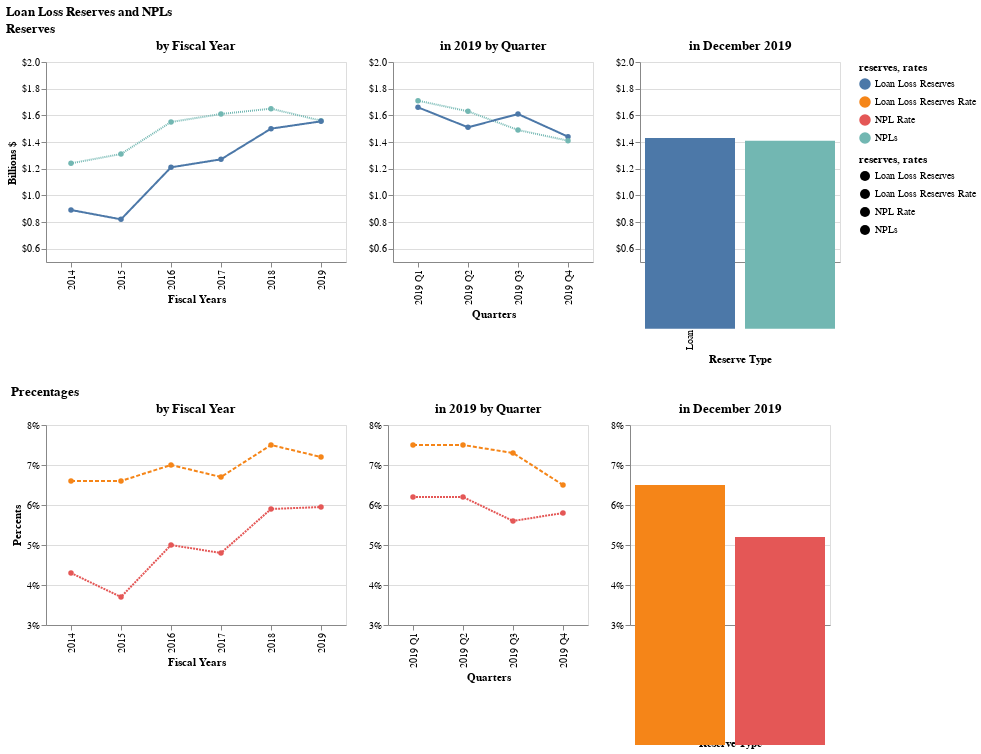

Notebook cell for this chart:
### Code cell
alt.vconcat(reserves, percents).properties(title='Loan Loss Reserves and NPLs')

### Figure 1 — Vega-Lite specification as saved in the notebook (floating-point values rounded to 4 significant figures)
{"config": {"view": {"continuousWidth": 400, "continuousHeight": 300}}, "vconcat": [{"hconcat": [{"data": {"name": "data-fba7a480629195c933412ee72df9a66d"}, "mark": {"type": "line", "point": true}, "encoding": {"color": {"type": "nominal", "field": "reserves"}, "strokeDash": {"type": "nominal", "field": "reserves"}, "x": {"type": "ordinal", "axis": {"title": "Fiscal Years"}, "field": "time"}, "y": {"type": "quantitative", "axis": {"format": "$,.1f", "title": "Billions $"}, "field": "billions", "scale": {"domain": [0.5, 2.0]}}}, "height": 200, "title": "by Fiscal Year", "width": 300}, {"data": {"name": "data-08f7b6091975fb5e5285d09d6ab23049"}, "mark": {"type": "line", "point": true}, "encoding": {"color": {"type": "nominal", "field": "reserves"}, "strokeDash": {"type": "nominal", "field": "reserves"}, "x": {"type": "ordinal", "axis": {"title": "Quarters"}, "field": "time"}, "y": {"type": "quantitative", "axis": {"format": "$,.1f", "title": ""}, "field": "billions", "scale": {"domain": [0.5, 2.0]}}}, "height": 200, "title": "in 2019 by Quarter", "width": 200}, {"data": {"name": "data-f77025d806e5e96b3da7ac3c290a85fb"}, "mark": "bar", "encoding": {"color": {"type": "nominal", "field": "reserves"}, "strokeDash": {"type": "nominal", "field": "reserves"}, "x": {"type": "nominal", "axis": {"title": "Reserve Type"}, "field": "reserves"}, "y": {"type": "quantitative", "axis": {"format": "$,.1f", "title": ""}, "field": "billions", "scale": {"domain": [0.5, 2.0]}}}, "height": 200, "title": "in December 2019", "width": 200}], "title": "Reserves"}, {"hconcat": [{"data": {"name": "data-2f96f249e4bd6fa6f74c90ad3a3a48e5"}, "mark": {"type": "line", "point": true}, "encoding": {"color": {"type": "nominal", "field": "rates"}, "strokeDash": {"type": "nominal", "field": "rates"}, "x": {"type": "ordinal", "axis": {"title": "Fiscal Years"}, "field": "time"}, "y": {"type": "quantitative", "axis": {"format": "%", "title": "Percents"}, "field": "percents", "scale": {"domain": [0.03, 0.08]}}}, "height": 200, "title": "by Fiscal Year", "width": 300}, {"data": {"name": "data-376f45256a1f5884499920e3e161eb5b"}, "mark": {"type": "line", "point": true}, "encoding": {"color": {"type": "nominal", "field": "rates"}, "strokeDash": {"type": "nominal", "field": "rates"}, "x": {"type": "ordinal", "axis": {"title": "Quarters"}, "field": "time"}, "y": {"type": "quantitative", "axis": {"format": "%", "title": ""}, "field": "percents", "scale": {"domain": [0.03, 0.08]}}}, "height": 200, "title": "in 2019 by Quarter", "width": 200}, {"data": {"name": "data-2cfdf15f64e83a25dd128d49bb4eb2a8"}, "mark": "bar", "encoding": {"color": {"type": "nominal", "field": "rates"}, "strokeDash": {"type": "nominal", "field": "rates"}, "x": {"type": "nominal", "axis": {"title": "Reserve Type"}, "field": "rates"}, "y": {"type": "quantitative", "axis": {"format": "%", "title": ""}, "field": "percents", "scale": {"domain": [0.03, 0.08]}}}, "height": 200, "title": "in December 2019", "width": 200}], "title": "Precentages"}], "title": "Loan Loss Reserves and NPLs", "$schema": "https://vega.github.io/schema/vega-lite/v4.8.1.json", "datasets": {"data-fba7a480629195c933412ee72df9a66d": [{"time": "2014", "reserves": "NPLs", "billions": 1.24, "group": "0"}, {"time": "2014", "reserves": "Loan Loss Reserves", "billions": 0.89, "group": "0"}, {"time": "2015", "reserves": "NPLs", "billions": 1.31, "group": "0"}, {"time": "2015", "reserves": "Loan Loss Reserves", "billions": 0.82, "group": "0"}, {"time": "2016", "reserves": "NPLs", "billions": 1.55, "group": "0"}, {"time": "2016", "reserves": "Loan Loss Reserves", "billions": 1.21, "group": "0"}, {"time": "2017", "reserves": "NPLs", "billions": 1.61, "group": "0"}, {"time": "2017", "reserves": "Loan Loss Reserves", "billions": 1.27, "group": "0"}, {"time": "2018", "reserves": "NPLs", "billions": 1.65, "group": "0"}, {"time": "2018", "reserves": "Loan Loss Reserves", "billions": 1.5, "group": "0"}, {"time": "2019", "reserves": "NPLs", "billions": 1.56, "group": "0"}, {"time": "2019", "reserves": "Loan Loss Reserves", "billions": 1.555, "group": "0"}], "data-08f7b6091975fb5e5285d09d6ab23049": [{"time": "2019 Q1", "reserves": "NPLs", "billions": 1.71, "group": "0"}, {"time": "2019 Q1", "reserves": "Loan Loss Reserves", "billions": 1.66, "group": "0"}, {"time": "2019 Q2", "reserves": "NPLs", "billions": 1.63, "group": "0"}, {"time": "2019 Q2", "reserves": "Loan Loss Reserves", "billions": 1.51, "group": "0"}, {"time": "2019 Q3", "reserves": "Loan Loss Reserves", "billions": 1.61, "group": "0"}, {"time": "2019 Q3", "reserves": "NPLs", "billions": 1.49, "group": "0"}, {"time": "2019 Q4", "reserves": "Loan Loss Reserves", "billions": 1.44, "group": "0"}, {"time": "2019 Q4", "reserves": "NPLs", "billions": 1.41, "group": "0"}], "data-f77025d806e5e96b3da7ac3c290a85fb": [{"time": "Dec 2019", "reserves": "NPLs", "billions": 1.41, "group": "0"}, {"time": "Dec 2019", "reserves": "Loan Loss Reserves", "billions": 1.43, "group": "0"}], "data-2f96f249e4bd6fa6f74c90ad3a3a48e5": [{"time": "2014", "rates": "Loan Loss Reserves Rate", "percents": 0.066, "group": "y"}, {"time": "2014", "rates": "NPL Rate", "percents": 0.043, "group": "y"}, {"time": "2015", "rates": "Loan Loss Reserves Rate", "percents": 0.066, "group": "y"}, {"time": "2015", "rates": "NPL Rate", "percents": 0.037, "group": "y"}, {"time": "2016", "rates": "Loan Loss Reserves Rate", "percents": 0.07, "group": "y"}, {"time": "2016", "rates": "NPL Rate", "percents": 0.05, "group": "y"}, {"time": "2017", "rates": "Loan Loss Reserves Rate", "percents": 0.067, "group": "y"}, {"time": "2017", "rates": "NPL Rate", "percents": 0.048, "group": "y"}, {"time": "2018", "rates": "Loan Loss Reserves Rate", "percents": 0.075, "group": "y"}, {"time": "2018", "rates": "NPL Rate", "percents": 0.059, "group": "y"}, {"time": "2019", "rates": "Loan Loss Reserves Rate", "percents": 0.072, "group": "y"}, {"time": "2019", "rates": "NPL Rate", "percents": 0.0595, "group": "y"}], "data-376f45256a1f5884499920e3e161eb5b": [{"time": "2019 Q1", "rates": "Loan Loss Reserves Rate", "percents": 0.075, "group": "q"}, {"time": "2019 Q1", "rates": "NPL Rate", "percents": 0.062, "group": "q"}, {"time": "2019 Q2", "rates": "Loan Loss Reserves Rate", "percents": 0.075, "group": "q"}, {"time": "2019 Q2", "rates": "NPL Rate", "percents": 0.062, "group": "q"}, {"time": "2019 Q3", "rates": "NPL Rate", "percents": 0.056, "group": "q"}, {"time": "2019 Q3", "rates": "Loan Loss Reserves Rate", "percents": 0.073, "group": "q"}, {"time": "2019 Q4", "rates": "NPL Rate", "percents": 0.058, "group": "q"}, {"time": "2019 Q4", "rates": "Loan Loss Reserves Rate", "percents": 0.065, "group": "q"}], "data-2cfdf15f64e83a25dd128d49bb4eb2a8": [{"time": "Dec 2019", "rates": "Loan Loss Reserves Rate", "percents": 0.065, "group": "m"}, {"time": "Dec 2019", "rates": "NPL Rate", "percents": 0.052, "group": "m"}]}}
